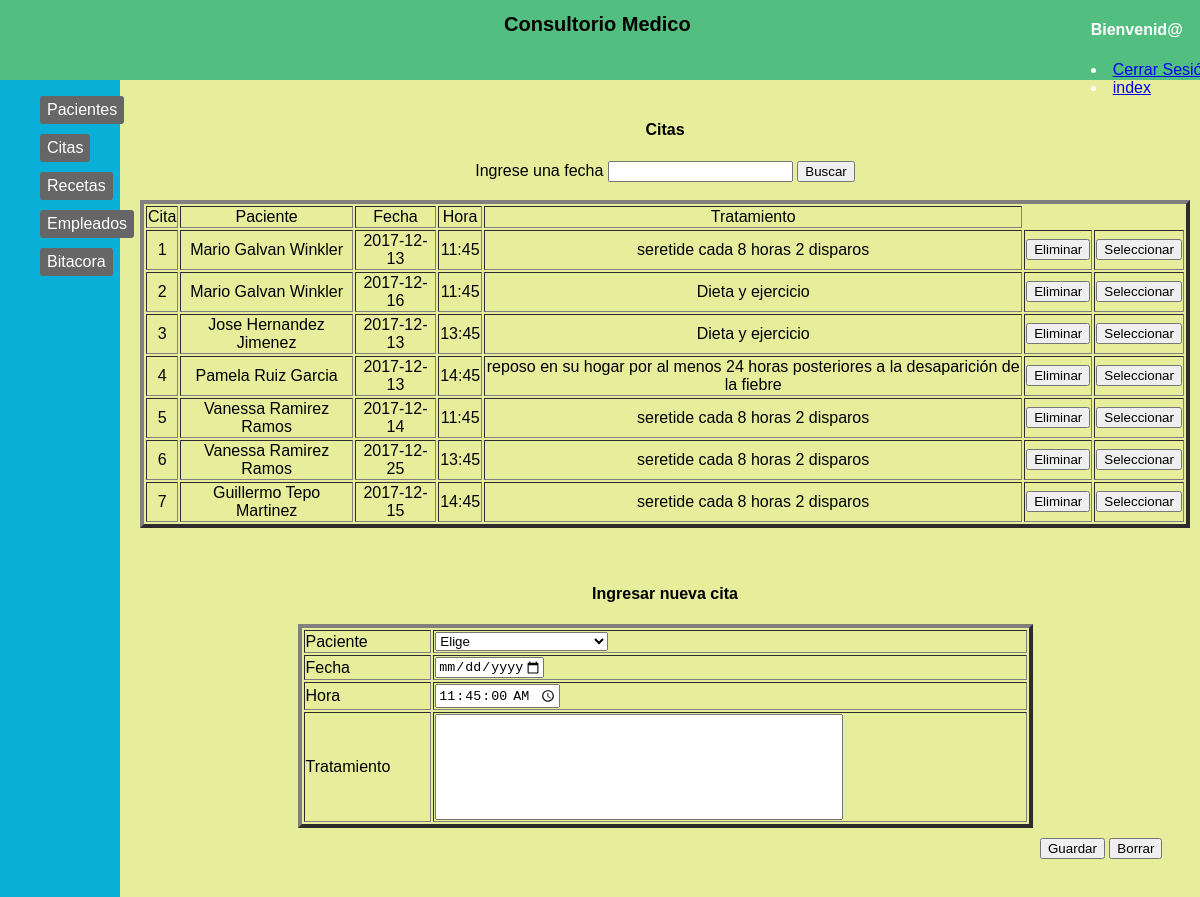
Page /Admin/Citas.php on the committed database.
### tables this page shows
CREATE TABLE `citas` (
  `Id_Citas` int(11) NOT NULL,
  `Fecha` date DEFAULT NULL,
  `Hora` varchar(45) DEFAULT NULL,
  `Tratamiento` varchar(200) DEFAULT NULL,
  `Id_Cedula` int(11) DEFAULT NULL
);

### Admin/Citas.php (the view, shortened to what this page needs)
<!DOCTYPE html>
<html>
<head>
	<link rel="stylesheet" type="text/css" href="css/Consultorio.css">
</head>
<body>
	<div id="header">
		<h1> Consultorio Medico </H1>
			<div style="position:relative; top:0px; left:400px;">
				<h4>Bienvenid@ <strong><?php echo $_SESSION['user'];?></strong> </h4>
				<li><a href="desconectar.php"> Cerrar Sesión </a></li>
				<li><a href="index.php"> index </a></li>
			</div>
		</div>
		<div id="sidebar">
			<ul class="nav">
				<li><a href="Pacientes.php">Pacientes </a></li>
				<li><a href="Citas.php">Citas </a></li>
		 <li><a href="Recetas.php">Recetas</a></li>
				<li><a href="Empleados.php">Empleados</a></li>
				<li><a href="Bitacora.php">Bitacora</a></li>
			</ul>
		</div>
		<div id="content" >
			<div align = "center" >
				<h4>Citas</H4>
					<form action = "Buscar_Citas.php" method = "post">
						Ingrese una fecha <input type="text" name="Nombre" size="20">
						<input type="submit" value="Buscar" name="Buscar"> <br><br>
					</form>
				</div>
				<form action="">
					<?php
					require("Config.php");
					if($enlace = mysqli_connect($serv,$usu,$pass,$bd))
					{
					}
					else{
						echo "No se pudo conectar".mysqli_connect_error();
					}
					$sql1 = ("SELECT CONCAT(pacientes.Nombre, ' ', pacientes.Ap_Pa, ' ', pacientes.Ap_MA) AS Nombre,
									  citas.Id_Citas, citas.Fecha, citas.Hora, citas.Tratamiento, pacientes.Id_Cedula
					 		  FROM pacientes INNER JOIN citas on pacientes.Id_Cedula = citas.Id_Cedula");
					$Basesd = mysqli_query($enlace,$sql1)
					or die("Problem".mysqli_error($enlace,$sql1));
					echo"<table align = center border = 4 >";
					echo"<tr>";
					echo"<td align = center>Cita</td>";
					echo"<td align = center>Paciente</td>";
					echo"<td align = center>Fecha</td>";
					echo"<td align = center>Hora</td>";
					echo"<td align = center>Tratamiento</td>";
					echo"</tr>";
					while($fila = mysqli_fetch_array($Basesd))
					{
						echo"<tr>";
						echo"<td align = center >".$fila['Id_Citas']."</td>";
						echo"<td align = center >".$fila['Nombre']."</td>";
						echo"<td align = center >".$fila['Fecha']."</td>";
						echo"<td align = center >".$fila['Hora']."</td>";
						echo"<td align = center >".$fila['Tratamiento']."</td>";
						echo"<td><form method='post' action=''> \n
						<input type='hidden' name='eliminar' value='".$fila["Id_Citas"]."'>
						<input type='submit' value='Eliminar'>
						</form></td>";
							echo"<td><form method='post' action=''> \n
						<input type='hidden' name='modificaar' value='".$fila["Id_Citas"]."'>
						<input type='submit' value='Seleccionar'>
						</form></td>";
						echo"</tr>";
					}
					echo"</table><br><br>";
					?>
				</form>
				<div align="Center" >
					<h4>Ingresar nueva cita</H4>
					</div>
					<form action = "Ing_Citas.php" method = "post">
						<table width = "70%"  align ="center"border = "4">
						<tr>
								<td>
									Paciente
								</td>
								<?PHP
								echo "<td>";
								echo"<Select Name='Paciente'>";
										echo "<OPTION VALUE = ''>Elige</OPTION>";
										echo"</select>";
									echo"</td>";
								echo"</tr>";
								?>
							<tr>
								<td>
									Fecha
								</td>
								<td>
								<input type="date" name="Fecha" step="1" min="1930-01-01" max="2019-01-01" value="">
								</td>
							</tr>
							<tr>
								<td>
									Hora
								</td>
								<td>
									<input type="time" name="Hora" value="11:45:00" max="22:30:00" min="10:00:00" step="1">
								</td>
							</tr>
							<tr>
							<td>
								Tratamiento
							</td>
							<td>
								<input type = "text" style="Height:100px; Width:400px" id= "Tratamiento" name = "Tratamiento" value = ""/>
							</td>
						</tr>
					</table>
					<input type = "submit" style="position:relative; top:10px; left:900px;" name ="enviar" value = "Guardar" />
					<input type = "reset" style="position:relative; top:10px; left:900px;" name ="Borrar" value = "Borrar" />
				</form>
			</div>
		</body>
		</html>

### Admin/css/Consultorio.css (style rules this page uses)
body { background-color: #E6EE9C; margin: 0; padding: 0; font-family: Helvetica; }
#header { display: flex; width: 100%; height: 80px; position: fixed; top: 0; z-index: 10001; background:#52BE80; color: white; height: 80px; width: 100%; left: 0; top: 0; position: fixed; }
#header > h1 { color: #050000; margin-left: 42%; font-size:20px; }
#sidebar > .nav { display: inline-block; list-style: none; }
#sidebar > .nav li { margin-bottom: 10px; border-radius: 3px; cursor: pointer; display: inline-block; padding: 5px; padding-left: 7px; padding-right: 7px; background-color: #666; transition: 1s; -webkit-transition: 1s; -moz-transition: 1s; -o-transition: 1s; }
#sidebar > .nav > li > a { color: #FFF; text-decoration: none; }
#sidebar { background-color:#0AAFD8; position: fixed; left: 0; width: 10%; height: 100%; margin-top: 0px; }
#content { display: block; background-color: #E6EE9C; min-height: 80%; margin-top: 80px; margin-left: 10%; width: 87.5%; padding: 20px; margin-bottom: 100px; }

### rows in the picture
citas: Id_Citas "1", Nombre "Mario Galvan Winkler", Fecha "2017-12-13", Hora "11:45", Tratamiento "seretide cada 8 horas 2 disparos"
citas: Id_Citas "2", Nombre "Mario Galvan Winkler", Fecha "2017-12-16", Hora "11:45", Tratamiento "Dieta y ejercicio"
citas: Id_Citas "3", Nombre "Jose Hernandez Jimenez", Fecha "2017-12-13", Hora "13:45", Tratamiento "Dieta y ejercicio"
citas: Id_Citas "4", Nombre "Pamela Ruiz Garcia", Fecha "2017-12-13", Hora "14:45", Tratamiento "reposo en su hogar por al menos 24 horas posteriores a la desaparición de la fiebre"
citas: Id_Citas "5", Nombre "Vanessa Ramirez Ramos", Fecha "2017-12-14", Hora "11:45", Tratamiento "seretide cada 8 horas 2 disparos"
citas: Id_Citas "6", Nombre "Vanessa Ramirez Ramos", Fecha "2017-12-25", Hora "13:45", Tratamiento "seretide cada 8 horas 2 disparos"
citas: Id_Citas "7", Nombre "Guillermo Tepo Martinez", Fecha "2017-12-15", Hora "14:45", Tratamiento "seretide cada 8 horas 2 disparos"
